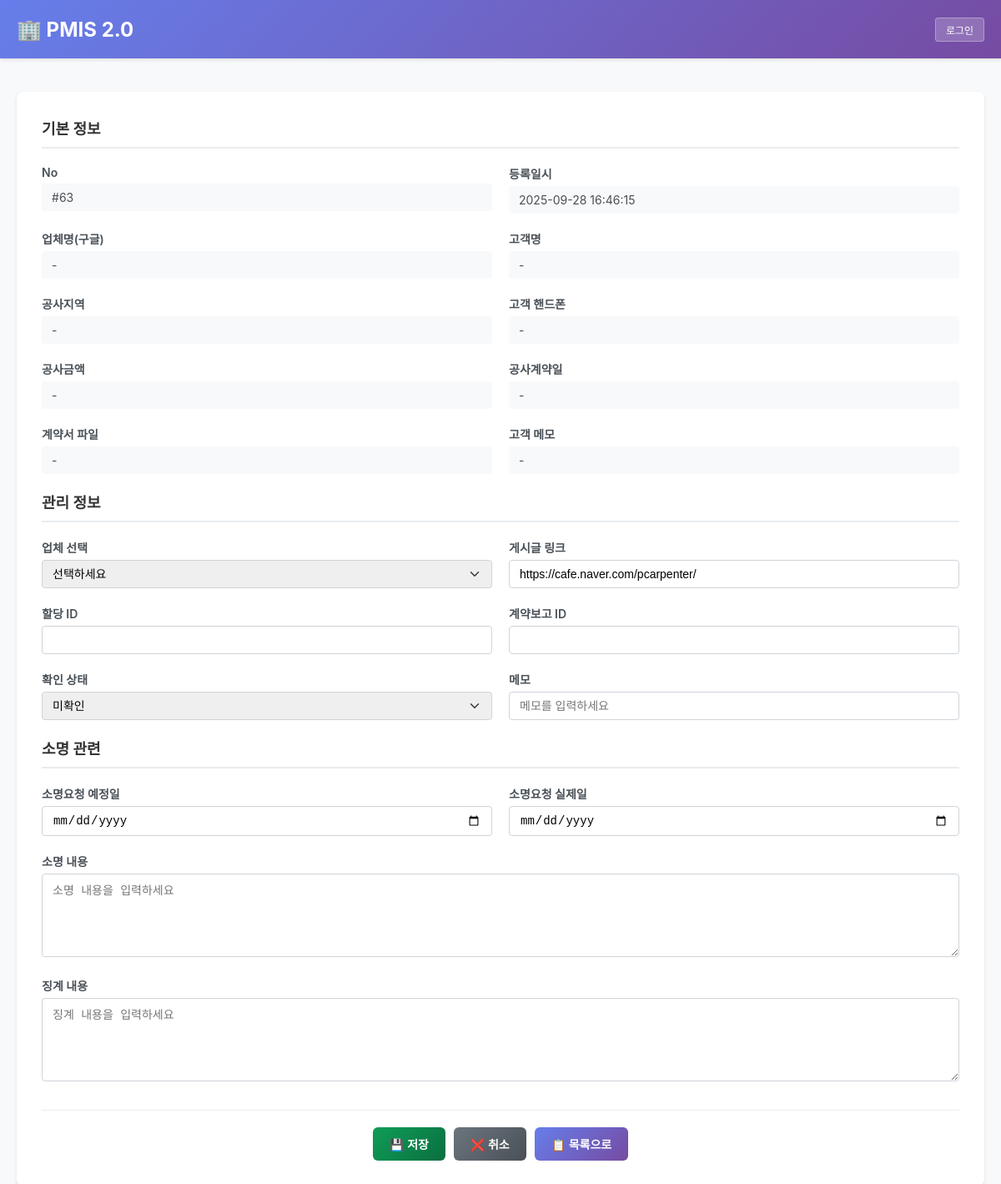
The app's page /contract/clientreport/63/edit/ with its own data.
### contract/models.py (models this page shows, shortened)
class ClientReport(models.Model):
    CHECK_CHOICES = [
        (0, '미확인'),
        (1, '불필요'),
        (2, '계약O'),
        (3, '계약X'),
    ]
    no = models.AutoField(primary_key=True, verbose_name='고객계약보고ID')
    sTimeStamp = models.CharField(max_length=50, blank=True, verbose_name='타임스탬프(구글)')
    sCompanyName = models.CharField(max_length=200, blank=True, verbose_name='업체명(구글)')
    sName = models.CharField(max_length=50, blank=True, verbose_name='고객')
    sArea = models.CharField(max_length=200, blank=True, verbose_name='공사지역')
    sPhone = models.CharField(max_length=50, blank=True, verbose_name='고객핸드폰')
    sConMoney = models.CharField(max_length=50, blank=True, verbose_name='공사금액(원)')
    sDateContract = models.CharField(max_length=50, blank=True, verbose_name='공사계약일(구글)')
    sFile = models.TextField(blank=True, verbose_name='계약서 링크')
    sClientMemo = models.TextField(blank=True, verbose_name='남긴 말씀')
    timeStamp = models.DateTimeField(null=True, blank=True, verbose_name='타임스탬프')
    noCompany = models.IntegerField(default=0, verbose_name='업체ID')
    dateContract = models.DateField(null=True, blank=True, verbose_name='공사계약일')
    sPost = models.CharField(max_length=200, blank=True, verbose_name='게시글 링크')
    noAssign = models.IntegerField(null=True, blank=True, verbose_name='할당ID')
    noCompanyReport = models.IntegerField(null=True, blank=True, verbose_name='업체계약보고ID')
    nCheck = models.IntegerField(
        choices=CHECK_CHOICES,
        default=0,
        verbose_name='확인'
    )
    sMemo = models.TextField(blank=True, verbose_name='메모')
    dateExplain0 = models.DateField(null=True, blank=True, verbose_name='소명요청 예정일')
    dateExplain1 = models.DateField(null=True, blank=True, verbose_name='소명요청 실제일')
    sExplain = models.TextField(blank=True, verbose_name='소명 내용')
    sPunish = models.TextField(blank=True, verbose_name='징계 내용')
    created_at = models.DateTimeField(auto_now_add=True, verbose_name='생성일시')
    updated_at = models.DateTimeField(auto_now=True, verbose_name='수정일시')
    class Meta:
        db_table = 'client_report'
        verbose_name = '고객계약보고'
        verbose_name_plural = '고객계약보고'
        ordering = ['-no']  # 최신순 정렬

### contract/views.py (the view, shortened to what this page needs)
# urls.py: path('clientreport/<int:pk>/edit/', views.clientreport_edit, name='clientreport_edit'),
def clientreport_edit(request, pk):
    report = get_object_or_404(ClientReport, pk=pk)
    current_staff = None
    if 'staff_user' in request.session:
        try:
            current_staff = Staff.objects.get(no=request.session['staff_user']['no'])
        except Staff.DoesNotExist:
            pass
    all_companies = Company.objects.filter(
        nCondition__in=[1, 2]
    ).order_by('sName2', 'sName1')
    context = {
        'report': report,
        'current_staff': current_staff,
        'mode': 'edit',
        'all_companies': all_companies,
    }
    return render(request, 'contract/clientreport_detail.html', context)

### contract/templates/contract/clientreport_detail.html (shortened to what this page needs)
{% extends "staff/base.html" %}
{% block content %}
<div class="detail-container">
    <form method="post" action="">
        <div class="section-title">기본 정보</div>
        <div class="form-row">
            <div class="form-col">
                <label class="form-label">No</label>
                <div class="form-control-plaintext">#{{ report.no }}</div>
            </div>
            <div class="form-col">
                <label class="form-label">등록일시</label>
                <div class="form-control-plaintext">
                    {% if report.timeStamp %}
                        {{ report.timeStamp|date:"Y-m-d H:i:s" }}
                    {% elif report.sTimeStamp %}
                        {{ report.sTimeStamp }}
                    {% else %}
                        -
                    {% endif %}
                </div>
            </div>
        </div>
        <div class="form-row">
            <div class="form-col">
                <label class="form-label">업체명(구글)</label>
                <div class="form-control-plaintext">{{ report.sCompanyName|default:"-" }}</div>
            </div>
            <div class="form-col">
                <label class="form-label">고객명</label>
                <div class="form-control-plaintext">{{ report.sName|default:"-" }}</div>
            </div>
        </div>
        <div class="form-row">
            <div class="form-col">
                <label class="form-label">공사지역</label>
                <div class="form-control-plaintext">{{ report.sArea|default:"-" }}</div>
            </div>
            <div class="form-col">
                <label class="form-label">고객 핸드폰</label>
                <div class="form-control-plaintext">{{ report.sPhone|default:"-" }}</div>
            </div>
        </div>
        <div class="form-row">
            <div class="form-col">
                <label class="form-label">공사금액</label>
                <div class="form-control-plaintext">{{ report.sConMoney|default:"-" }}</div>
            </div>
            <div class="form-col">
                <label class="form-label">공사계약일</label>
                <div class="form-control-plaintext">
                    {% if report.dateContract %}
                        {{ report.dateContract|date:"Y-m-d" }}
                    {% elif report.sDateContract %}
                        {{ report.sDateContract }}
                    {% else %}
                        -
                    {% endif %}
                </div>
            </div>
        </div>
        <div class="form-row">
            <div class="form-col">
                <label class="form-label">계약서 파일</label>
                <div class="form-control-plaintext">
                    {% if report.sFile %}
                        <a href="{{ report.sFile }}" target="_blank" class="link-display">
                            📎 계약서 보기
                        </a>
                    {% else %}
                        -
                    {% endif %}
                </div>
            </div>
            <div class="form-col">
                <label class="form-label">고객 메모</label>
                <div class="form-control-plaintext">{{ report.sClientMemo|default:"-" }}</div>
            </div>
        </div>
        <div class="section-title">관리 정보</div>
        <div class="form-row">
            <div class="form-col">
                <label for="noCompany" class="form-label">업체 선택</label>
                {% if mode == 'edit' %}
                    <select id="noCompany" name="noCompany" class="form-control">
                        <option value="0">선택하세요</option>
                    </select>
                {% endif %}
            </div>
            <div class="form-col">
                <label for="sPost" class="form-label">게시글 링크</label>
                {% if mode == 'edit' %}
                    <input type="url" id="sPost" name="sPost" class="form-control"
                           value="{% if report.sPost %}{{ report.sPost }}{% else %}https://cafe.naver.com/pcarpenter/{% endif %}" placeholder="https://...">
                {% endif %}
            </div>
        </div>
        <div class="form-row">
            <div class="form-col">
                <label for="noAssign" class="form-label">할당 ID</label>
                {% if mode == 'edit' %}
                    <input type="number" id="noAssign" name="noAssign" class="form-control"
                           value="{{ report.noAssign|default:'' }}">
                {% else %}
                    <div class="form-control-plaintext">{{ report.noAssign|default:"-" }}</div>
                {% endif %}
            </div>
            <div class="form-col">
                <label for="noCompanyReport" class="form-label">계약보고 ID</label>
                {% if mode == 'edit' %}
                    <input type="number" id="noCompanyReport" name="noCompanyReport" class="form-control"
                           value="{{ report.noCompanyReport|default:'' }}">
                {% else %}
                    <div class="form-control-plaintext">{{ report.noCompanyReport|default:"-" }}</div>
                {% endif %}
            </div>
        </div>
        <div class="form-row">
            <div class="form-col">
                <label for="nCheck" class="form-label">확인 상태</label>
                {% if mode == 'edit' %}
                    <select id="nCheck" name="nCheck" class="form-control">
                        <option value="0" {% if report.nCheck == 0 %}selected{% endif %}>미확인</option>
                    </select>
                {% endif %}
            </div>
            <div class="form-col">
                <label for="sMemo" class="form-label">메모</label>
                {% if mode == 'edit' %}
                    <input type="text" id="sMemo" name="sMemo" class="form-control"
                           value="{{ report.sMemo|default:'' }}" placeholder="메모를 입력하세요">
                {% else %}
                    <div class="form-control-plaintext">{{ report.sMemo|default:"-" }}</div>
                {% endif %}
            </div>
        </div>
        <div class="section-title">소명 관련</div>
        <div class="form-row">
            <div class="form-col">
                <label for="dateExplain0" class="form-label">소명요청 예정일</label>
                {% if mode == 'edit' %}
                    <input type="date" id="dateExplain0" name="dateExplain0" class="form-control"
                           value="{{ report.dateExplain0|date:'Y-m-d'|default:'' }}">
                {% endif %}
            </div>
            <div class="form-col">
                <label for="dateExplain1" class="form-label">소명요청 실제일</label>
                {% if mode == 'edit' %}
                    <input type="date" id="dateExplain1" name="dateExplain1" class="form-control"
                           value="{{ report.dateExplain1|date:'Y-m-d'|default:'' }}">
                {% endif %}
            </div>
        </div>
        <div class="form-group">
            <label for="sExplain" class="form-label">소명 내용</label>
            {% if mode == 'edit' %}
                <textarea id="sExplain" name="sExplain" class="form-control"
                          rows="3" placeholder="소명 내용을 입력하세요">{{ report.sExplain|default:'' }}</textarea>
            {% else %}
                <div class="form-control-plaintext">{{ report.sExplain|default:"-"|linebreaks }}</div>
            {% endif %}
        </div>
        <div class="form-group">
            <label for="sPunish" class="form-label">징계 내용</label>
            {% if mode == 'edit' %}
                <textarea id="sPunish" name="sPunish" class="form-control"
                          rows="3" placeholder="징계 내용을 입력하세요">{{ report.sPunish|default:'' }}</textarea>
            {% else %}
                <div class="form-control-plaintext">{{ report.sPunish|default:"-"|linebreaks }}</div>
            {% endif %}
        </div>
        <div class="btn-group">
            {% if mode == 'edit' %}
                <button type="submit" class="btn btn-success">
                    💾 저장
                </button>
                <a href="{% url 'contract:clientreport_detail' report.no %}" class="btn btn-secondary">
                    ❌ 취소
                </a>
            {% endif %}
            <a href="{% url 'contract:clientreport_list' %}" class="btn btn-primary">
                📋 목록으로
            </a>
        </div>
    </form>
</div>
{% endblock %}

### staff/templates/staff/base.html (style rules this page uses)
* { margin: 0; padding: 0; box-sizing: border-box; }
body { font-family: -apple-system, BlinkMacSystemFont, 'Segoe UI', Roboto, sans-serif; background-color: #f8f9fa; min-height: 100vh; -webkit-touch-callout: none; -webkit-user-select: none; -khtml-user-select: none; -moz-user-select: none; -ms-user-select: none; user-select: none; }
.hide-url { overflow: visible; -webkit-overflow-scrolling: touch; }
html { height: 100vh; overflow: hidden; }
html { -webkit-text-size-adjust: 100%; -ms-text-size-adjust: 100%; }
* { -webkit-tap-highlight-color: transparent; -webkit-focus-ring-color: transparent; outline: none; }
img, a { -webkit-user-drag: none; -khtml-user-drag: none; -moz-user-drag: none; -o-user-drag: none; user-drag: none; }
body { display: flex; flex-direction: column; height: 100vh; margin: 0; padding: 0; }

### contract/templates/contract/clientreport_detail.html (style rules this page uses)
.detail-container { background: white; border-radius: 8px; box-shadow: 0 2px 4px rgba(0,0,0,0.1); padding: 30px; margin-top: 20px; max-width: 1200px; margin-left: auto; margin-right: auto; }
.section-title { font-size: 18px; font-weight: bold; color: #333; margin-bottom: 20px; padding-bottom: 10px; border-bottom: 2px solid #e9ecef; }
.form-group { margin-bottom: 20px; }
.form-row { display: flex; gap: 20px; margin-bottom: 20px; }
.form-col { flex: 1; }
.form-label { display: block; margin-bottom: 5px; font-weight: 600; color: #495057; font-size: 14px; }
.form-control { width: 100%; padding: 8px 12px; border: 1px solid #ced4da; border-radius: 4px; font-size: 14px; transition: border-color 0.15s ease-in-out; }
.form-control-plaintext { padding: 8px 12px; background: #f8f9fa; border-radius: 4px; font-size: 14px; color: #495057; }
select.form-control { appearance: none; background-repeat: no-repeat; background-position: right .75rem center; background-size: 16px 12px; padding-right: 2.25rem; }
textarea.form-control { resize: vertical; min-height: 100px; }
.btn-group { display: flex; gap: 10px; justify-content: center; margin-top: 30px; padding-top: 20px; border-top: 1px solid #e9ecef; }
.btn { padding: 10px 20px; border: none; border-radius: 6px; font-size: 14px; font-weight: 600; cursor: pointer; transition: all 0.3s ease; text-decoration: none; display: inline-flex; align-items: center; gap: 5px; }
.btn-primary { background: linear-gradient(135deg, #667eea 0%, #764ba2 100%); color: white; }
.btn-success { background: linear-gradient(135deg, #0f9d58 0%, #0a6f3f 100%); color: white; }
.btn-secondary { background: linear-gradient(135deg, #6c757d 0%, #495057 100%); color: white; }

### records on screen
ClientReport: no "63", timeStamp "2025-09-28 16:46:15", sCompanyName "-", sName "-", sArea "-", sPhone "-", sConMoney "-", sClientMemo "-", sPost "https://cafe.naver.com/pcarpenter/", nCheck "미확인"
